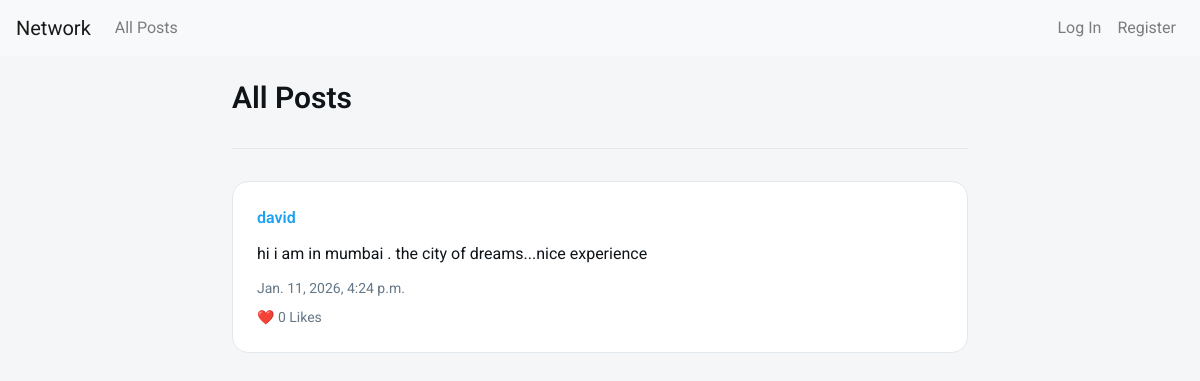
The page / on the database its author committed.
### network/models.py (models this page shows, shortened)
class Post(models.Model):
    user = models.ForeignKey(User, on_delete=models.CASCADE, related_name="posts")
    content = models.TextField()
    timestamp = models.DateTimeField(auto_now_add=True)
    likes = models.ManyToManyField(User, related_name="liked_posts", blank=True)

class User(AbstractUser):
    pass

### network/views.py (the view)
# urls.py: path("", views.index, name="index"),
def index(request):
    if request.method == "POST":
        if request.user.is_authenticated:
            content = request.POST.get("content")
            if content:
                Post.objects.create(user=request.user, content=content)
            return redirect("index")
    posts = Post.objects.all().order_by("-timestamp")
    return render(request, "network/index.html", {"posts": posts})

### network/templates/network/index.html (shortened to what this page needs)
{% extends "network/layout.html" %}
{% block body %}
<div class="container">
<h2>All Posts</h2>
<hr>
{% for post in posts %}
    <div class="post">
        <div class="post-user">
            <a href="{% url 'profile' post.user.username %}">
                {{ post.user.username }}
            </a>
        </div>
        <div class="post-content" id="content-{{ post.id }}">
            {{ post.content }}
        </div>
        <div class="post-time">
            {{ post.timestamp }}
        </div>
        <div class="post-actions">
            ❤️ {{ post.likes.count }} Likes
        </div>
    </div>
{% empty %}
    <p>No posts yet.</p>
{% endfor %}
</div>
{% endblock %}

### network/static/network/styles.css (style rules this page uses)
:root { --primary-color: #1DA1F2; --primary-dark: #0D8DDB; --primary-light: #4FB3F6; --accent-color: #E0245E; --success-color: #17BF63; --warning-color: #FFAD1F; --bg-light: #F5F6F7; --bg-white: #FFFFFF; --text-primary: #0F1419; --text-secondary: #657786; --text-muted: #AAB8C2; --text-light: #ffffff; --border-color: #E1E8ED; --border-light: #EFF3F4; --shadow-xs: 0 1px 2px rgba(0, 0, 0, 0.05); --shadow-sm: 0 1px 3px rgba(0, 0, 0, 0.08); --shadow-md: 0 4px 6px rgba(0, 0, 0, 0.1); --shadow-lg: 0 10px 25px rgba(0, 0, 0, 0.12); --radius-sm: 8px; --radius-md: 12px; --radius-lg: 16px; --radius-full: 9999px; --transition-fast: 0.15s ease; --transition-base: 0.3s ease; }
* { margin: 0; padding: 0; box-sizing: border-box; }
body { font-family: 'Roboto', -apple-system, BlinkMacSystemFont, 'Segoe UI', 'Helvetica Neue', Arial, sans-serif; background: var(--bg-light); color: var(--text-primary); line-height: 1.5; -webkit-font-smoothing: antialiased; }
.container { max-width: 800px; margin: 0 auto; padding: 0 1rem; }
h2, h3 { font-weight: 600; margin-bottom: 1.5rem; }
h2 { font-size: 1.875rem; }
a { color: var(--primary-color); text-decoration: none; }
hr { border: 0; height: 1px; background: var(--border-color); margin: 2rem 0; }
.post { background: var(--bg-white); padding: 1.5rem; border-radius: var(--radius-lg); border: 1px solid var(--border-color); margin-bottom: 1rem; transition: box-shadow var(--transition-base); }
.post-user { font-weight: 600; margin-bottom: 0.5rem; }
.post-content { margin: 0.75rem 0; font-size: 1rem; }
.post-time { font-size: 0.875rem; color: var(--text-secondary); }
.post-actions { margin-top: 0.5rem; font-size: 0.875rem; color: var(--text-secondary); }

### rows shown on the page
Post: user.username "david", content "hi i am in mumbai . the city of dreams...nice experience", timestamp "Jan. 11, 2026, 4:24 p.m.", likes.count "0"
